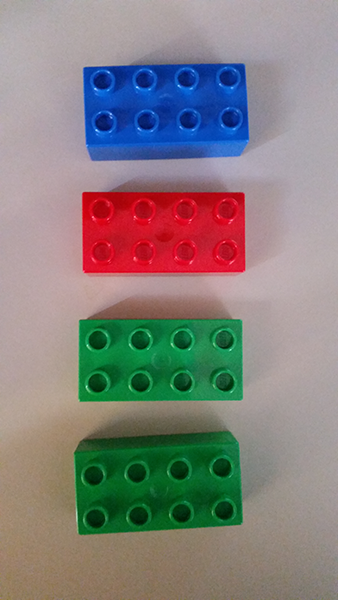
#> input picture OpenCV-2/image_01.png, 338 x 600 px
$ python opencv_center_contour.py --image image_01.png
#> lines starting #> are read from the running program, lines starting #| are printed output that depends on the picture; after the words box and inside, x2 and y2 are one past the last pixel; in counts of white or black regions, pixels touching at a corner belong together
import argparse
import imutils
import cv2

# construct the argument parser and parse the argument
ap = argparse.ArgumentParser()
ap.add_argument("-i", "--image", required=True,
                help="path to input image")
args = vars(ap.parse_args())

# menampilkan gambar
image = cv2.imread(args["image"])
#> image is the input picture: shape (600, 338, 3); mean B, G, R 126.5, 128.5, 133.7
gray = cv2.cvtColor(image, cv2.COLOR_BGR2GRAY)# mengubah gambar menjadi warna abu-abu
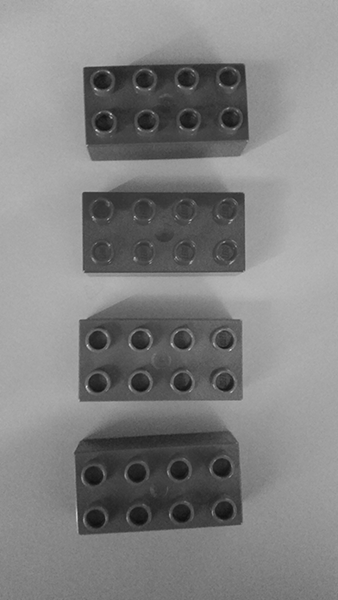
#> gray: shape (600, 338); min 13, max 223, mean 129.8
Blur = cv2.GaussianBlur(gray, (3, 3), 0)
thresh = cv2.threshold(Blur, 70, 255, cv2.THRESH_BINARY_INV)[1]# threshold atau merubah gambar yang di dalam garis tepian menjadi warna putih
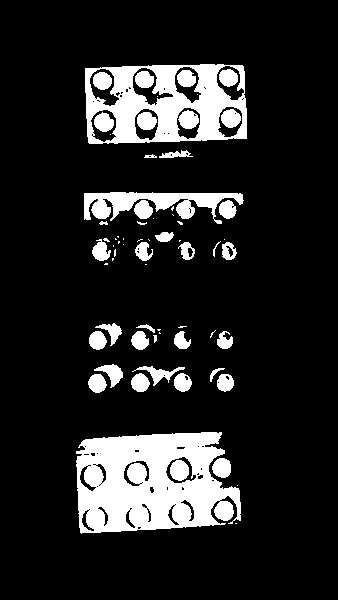
#> thresh: shape (600, 338); 14.6% white; 67 white regions (28 under 20 px), largest, box (x1, y1, x2, y2) and area: (76, 432, 241, 534) 12337, (85, 64, 247, 144) 7214, (84, 192, 244, 224) 2439

mask = thresh.copy()
mask = cv2.dilate(mask, None, iterations=5)
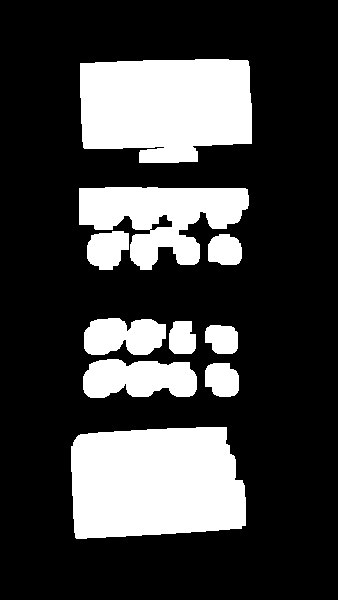
#> mask: shape (600, 338); 25.6% white; 10 white regions, largest, box (x1, y1, x2, y2) and area: (71, 427, 246, 539) 17356, (80, 59, 252, 163) 15578, (79, 187, 249, 270) 8160
cv2.imshow("Dilated", mask)
cv2.waitKey(0)

kernel = cv2.getStructuringElement(cv2.MORPH_RECT, (3, 3))
closed = cv2.morphologyEx(thresh, cv2.MORPH_CLOSE, kernel)
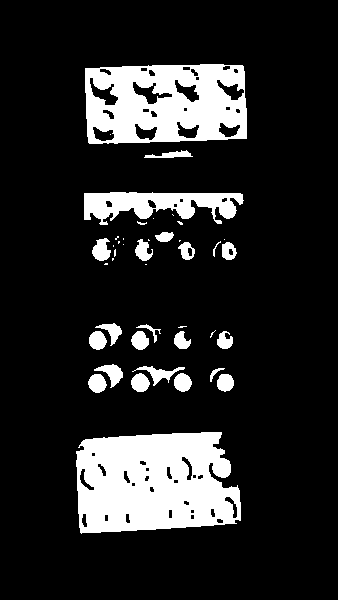
#> closed: shape (600, 338); 15.4% white; 42 white regions (18 under 20 px)
cv2.imshow("Closed", closed)
cv2.waitKey(0)

# mencari kontur dari gambar yang telah di threshold
cnts = cv2.findContours(thresh.copy(),cv2.RETR_EXTERNAL,
                                   cv2.CHAIN_APPROX_SIMPLE)
#> cnts = 55 contours, 29 with area under 20; largest, box (x1, y1, x2, y2) and area: (76, 432, 241, 534) 13334, (85, 64, 247, 144) 11936, (84, 192, 244, 224) 2172, (212, 458, 231, 478) 273, (94, 364, 123, 388) 268
cnts = imutils.grab_contours(cnts)
output = image.copy()

for c in cnts:
    M = cv2.moments(c)
#> (the run stopped early here; a loop or call above may not have finished)
